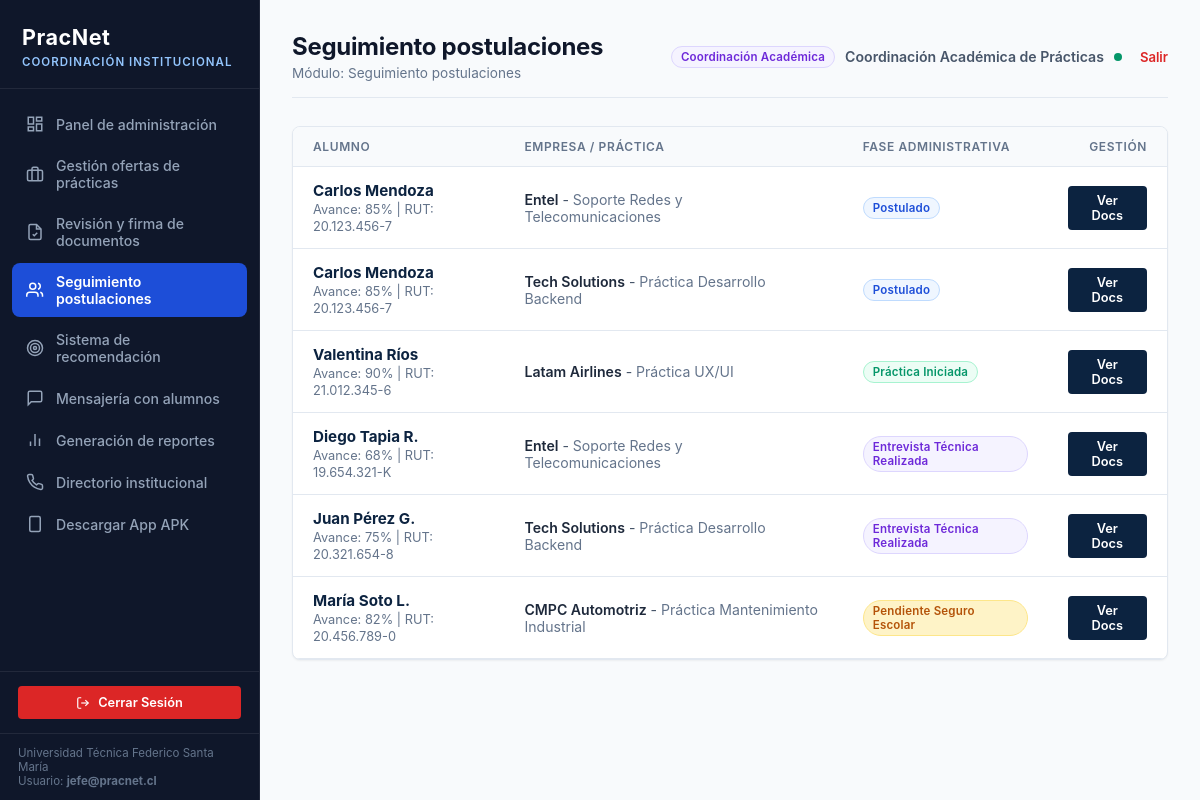
The page /admin/postulaciones (signed in) on the database its author committed.
### tables this page shows
CREATE TABLE postulacion (
            id INTEGER PRIMARY KEY AUTOINCREMENT,
            estudiante_id INTEGER NOT NULL REFERENCES estudiante(id) ON DELETE CASCADE,
            oferta_practica_id INTEGER NOT NULL REFERENCES oferta_practica(id) ON DELETE CASCADE,
            estado TEXT DEFAULT 'Postulado',
            fase_administrativa TEXT DEFAULT 'Postulado',
            fecha_postulacion TIMESTAMP DEFAULT CURRENT_TIMESTAMP,
            nota_evaluacion REAL,
            observaciones TEXT,
            UNIQUE(estudiante_id, oferta_practica_id)
        );

CREATE TABLE estudiante (
            id INTEGER PRIMARY KEY AUTOINCREMENT,
            usuario_id INTEGER UNIQUE REFERENCES usuario(id) ON DELETE CASCADE,
            nombre TEXT NOT NULL,
            apellido TEXT,
            rut TEXT UNIQUE NOT NULL,
            correo_institucional TEXT NOT NULL,
            carrera TEXT NOT NULL,
            universidad TEXT DEFAULT 'Universidad Técnica Federico Santa María',
            sede TEXT DEFAULT 'Campus San Joaquín',
            ano_ingreso INTEGER DEFAULT 2022,
            semestre_actual INTEGER DEFAULT 8,
            avance_malla INTEGER DEFAULT 75,
            creditos_totales INTEGER DEFAULT 180,
            es_primera_practica INTEGER DEFAULT 1,
            habilidades TEXT,
            ubicacion TEXT DEFAULT 'Santiago, Chile',
            telefono TEXT DEFAULT '+56 9 1234 5678'
        );

CREATE TABLE empresa (
            id INTEGER PRIMARY KEY AUTOINCREMENT,
            usuario_id INTEGER REFERENCES usuario(id) ON DELETE SET NULL,
            nombre TEXT NOT NULL,
            area TEXT NOT NULL,
            direccion TEXT,
            correo_contacto TEXT,
            rut TEXT UNIQUE,
            convenio_vigente INTEGER DEFAULT 1,
            tasa_retencion INTEGER DEFAULT 35
        );

CREATE TABLE oferta_practica (
            id INTEGER PRIMARY KEY AUTOINCREMENT,
            empresa_id INTEGER NOT NULL REFERENCES empresa(id) ON DELETE CASCADE,
            titulo TEXT NOT NULL,
            descripcion TEXT NOT NULL,
            requisito_academico TEXT DEFAULT 'Min. 70% Malla',
            min_avance_malla INTEGER DEFAULT 65,
            duracion_horas INTEGER DEFAULT 360,
            duracion_meses INTEGER DEFAULT 3,
            modalidad TEXT DEFAULT 'Híbrido' CHECK(modalidad IN ('Híbrido', 'Remoto', 'Presencial')),
            remunerada INTEGER DEFAULT 1,
            monto_remuneracion TEXT DEFAULT '$250.000',
            cupos INTEGER DEFAULT 2,
            habilidades_requeridas TEXT,
            ubicacion TEXT DEFAULT 'Santiago',
            area TEXT DEFAULT 'Tecnología',
            estado TEXT DEFAULT 'Activa' CHECK(estado IN ('Activa', 'Borrador', 'Cerrada')),
            fecha_publicacion TIMESTAMP DEFAULT CURRENT_TIMESTAMP
        , token_acceso TEXT);

### app/routes_admin.py (the view)
@admin_bp.route('/postulaciones')
def postulaciones():
    with get_db() as conn:
        cursor = conn.cursor()
        cursor.execute("""
            SELECT p.*,
                   e.nombre as est_nombre, e.apellido as est_apellido, e.avance_malla, e.carrera, e.rut as est_rut,
                   o.titulo as oferta_titulo, o.duracion_horas,
                   emp.nombre as empresa_nombre
            FROM postulacion p
            JOIN estudiante e ON p.estudiante_id = e.id
            JOIN oferta_practica o ON p.oferta_practica_id = o.id
            JOIN empresa emp ON o.empresa_id = emp.id
            ORDER BY p.id DESC
        """)
        postulaciones_lista = cursor.fetchall()
        cursor.execute("SELECT * FROM documento_practica ORDER BY fecha_subida DESC")
        documentos = cursor.fetchall()
    return render_template('admin/postulaciones.html', postulaciones=postulaciones_lista, documentos=documentos)

### app/__init__.py (called while the page is built)
def create_app():
    app = Flask(__name__)
    app.config.from_object(Config)
    os.makedirs(app.config['UPLOAD_FOLDER'], exist_ok=True)
    init_db()
    from app.auth import auth_bp
    from app.routes_admin import admin_bp
    from app.routes_student import student_bp
    from app.routes_empresa import empresa_bp
    app.register_blueprint(auth_bp)
    app.register_blueprint(admin_bp)
    app.register_blueprint(student_bp)
    app.register_blueprint(empresa_bp)
    @app.route('/')
    def index():
        return redirect(url_for('auth.login'))
    @app.errorhandler(404)
    def page_not_found(e):
        return render_template('404.html'), 404
    @app.errorhandler(500)
    def internal_server_error(e):
        return render_template('500.html'), 500
    @app.after_request
    def apply_security_headers(response):
        return add_security_headers(response)
    return app

### app/database.py (called while the page is built)
def get_db_connection():
    conn = sqlite3.connect(Config.DATABASE_PATH)
    conn.row_factory = sqlite3.Row
    conn.execute("PRAGMA foreign_keys = ON;")
    return conn

@contextmanager
def get_db():
    conn = get_db_connection()
    try:
        yield conn
        conn.commit()
    except Exception as e:
        conn.rollback()
        raise e
    finally:
        conn.close()

### app/routes_admin.py (called while the page is built)
@admin_bp.before_request
@role_required(['admin', 'jefe_carrera'])
def restrict_admin():
    pass

### app/security.py (called while the page is built)
def role_required(allowed_roles):
    def decorator(f):
        @wraps(f)
        def decorated_function(*args, **kwargs):
            if 'user_id' not in session:
                flash('Por favor inicia sesión.', 'warning')
                return redirect(url_for('auth.login'))
            if session.get('rol') not in allowed_roles:
                flash('No tienes permisos suficientes para acceder a este módulo.', 'danger')
                return redirect(url_for('auth.unauthorized'))
            return f(*args, **kwargs)
        return decorated_function
    return decorator

def add_security_headers(response):
    response.headers['X-Content-Type-Options'] = 'nosniff'
    response.headers['X-Frame-Options'] = 'SAMEORIGIN'
    response.headers['X-XSS-Protection'] = '1; mode=block'
    response.headers['Referrer-Policy'] = 'strict-origin-when-cross-origin'
    return response

### app/templates/admin/postulaciones.html (shortened to what this page needs)
{% extends 'base.html' %}
{% block admin_title %}
<h1>Seguimiento postulaciones</h1>
<p>Módulo: Seguimiento postulaciones</p>
{% endblock %}
{% block content %}
<div class="table-card">
  <table class="data-table">
    <thead>
      <tr>
        <th>ALUMNO</th>
        <th>EMPRESA / PRÁCTICA</th>
        <th>FASE ADMINISTRATIVA</th>
        <th style="text-align: right;">GESTIÓN</th>
      </tr>
    </thead>
    <tbody>
      {% for p in postulaciones %}
      <tr>
        <td>
          <strong style="color: var(--primary-navy); font-size: 0.95rem;">{{ p.est_nombre }} {{ p.est_apellido }}</strong><br>
          <span style="color: var(--text-muted); font-size: 0.8rem;">Avance: {{ p.avance_malla }}% | RUT: {{ p.est_rut }}</span>
        </td>
        <td>
          <span style="font-weight: 600; color: #1e293b;">{{ p.empresa_nombre }}</span> -
          <span style="color: #64748b;">{{ p.oferta_titulo }}</span>
        </td>
        <td>
          {% if p.fase_administrativa == 'Pendiente Seguro Escolar' %}
            <span class="badge badge-warning">{{ p.fase_administrativa }}</span>
          {% elif p.fase_administrativa == 'Carta Presentación Emitida' %}
            <span class="badge badge-info">{{ p.fase_administrativa }}</span>
          {% elif p.fase_administrativa == 'Entrevista Técnica Realizada' %}
            <span class="badge badge-purple">{{ p.fase_administrativa }}</span>
          {% elif p.fase_administrativa == 'Práctica Iniciada' %}
            <span class="badge badge-success">{{ p.fase_administrativa }}</span>
          {% else %}
            <span class="badge badge-info">{{ p.fase_administrativa }}</span>
          {% endif %}
        </td>
        <td style="text-align: right;">
          <button onclick="abrirGestionPostulacion('{{ p.id }}', '{{ p.est_nombre }} {{ p.est_apellido }}', '{{ p.fase_administrativa }}', '{{ p.estado }}')" class="btn btn-primary" style="padding: 6px 14px; font-size: 0.8rem; background-color: var(--primary-navy);">
            Ver Docs
          </button>
        </td>
      </tr>
      {% endfor %}
    </tbody>
  </table>
</div>
{% endblock %}

### app/static/css/pracnet.css (style rules this page uses)
:root { --primary-navy: #0c2340; --primary-slate: #0f172a; --primary-surface: #1e293b; --accent-blue: #1d4ed8; --accent-blue-light: #eff6ff; --accent-gold: #b45309; --accent-gold-light: #fef3c7; --success-green: #059669; --success-light: #ecfdf5; --warning-amber: #d97706; --danger-red: #dc2626; --danger-light: #fef2f2; --bg-page: #f8fafc; --card-bg: #ffffff; --text-primary: #0f172a; --text-secondary: #475569; --text-muted: #64748b; --border-subtle: #e2e8f0; --border-strong: #cbd5e1; --sidebar-width: 260px; --radius-sm: 4px; --radius-md: 8px; --radius-lg: 12px; --shadow-sm: 0 1px 2px 0 rgb(0 0 0 / 0.05); --shadow-md: 0 4px 6px -1px rgb(0 0 0 / 0.07), 0 2px 4px -2px rgb(0 0 0 / 0.07); --shadow-lg: 0 10px 15px -3px rgb(0 0 0 / 0.08), 0 4px 6px -4px rgb(0 0 0 / 0.04); }
* { box-sizing: border-box; margin: 0; padding: 0; font-family: -apple-system, BlinkMacSystemFont, "Segoe UI", Roboto, "Helvetica Neue", Arial, sans-serif; }
body { background-color: var(--bg-page); color: var(--text-primary); min-height: 100vh; display: flex; flex-direction: column; -webkit-font-smoothing: antialiased; }
.content-header h1 { font-size: 1.5rem; font-weight: 700; color: var(--text-primary); letter-spacing: -0.3px; }
.content-header p { font-size: 0.85rem; color: var(--text-muted); margin-top: 4px; }
.table-card { background: var(--card-bg); border-radius: var(--radius-md); border: 1px solid var(--border-subtle); box-shadow: var(--shadow-sm); overflow: hidden; margin-bottom: 28px; }
.data-table { width: 100%; border-collapse: collapse; }
.data-table th { background-color: #f8fafc; color: var(--text-muted); font-size: 0.75rem; font-weight: 600; text-transform: uppercase; letter-spacing: 0.6px; text-align: left; padding: 12px 20px; border-bottom: 1px solid var(--border-subtle); }
.data-table td { padding: 14px 20px; border-bottom: 1px solid var(--border-subtle); font-size: 0.88rem; color: var(--text-secondary); }
.badge { display: inline-flex; align-items: center; gap: 4px; padding: 3px 9px; border-radius: 9999px; font-size: 0.72rem; font-weight: 600; letter-spacing: 0.2px; }
.badge-success { background: var(--success-light); color: var(--success-green); border: 1px solid #a7f3d0; }
.badge-warning { background: var(--accent-gold-light); color: var(--accent-gold); border: 1px solid #fde68a; }
.badge-info { background: var(--accent-blue-light); color: var(--accent-blue); border: 1px solid #bfdbfe; }
.badge-purple { background: #f5f3ff; color: #6d28d9; border: 1px solid #ddd6fe; }
.btn { display: inline-flex; align-items: center; justify-content: center; gap: 8px; font-weight: 600; padding: 8px 16px; border-radius: var(--radius-sm); border: 1px solid transparent; cursor: pointer; text-decoration: none; font-size: 0.88rem; transition: all 0.15s ease-in-out; }
.btn-primary { background-color: var(--primary-navy); color: #ffffff; }

### rows shown on the page
postulacion: est_nombre "Carlos", est_apellido "Mendoza", avance_malla "85", est_rut "20.123.456-7", empresa_nombre "Entel", oferta_titulo "Soporte Redes y Telecomunicaciones", fase_administrativa "Postulado"
postulacion: est_nombre "Carlos", est_apellido "Mendoza", avance_malla "85", est_rut "20.123.456-7", empresa_nombre "Tech Solutions", oferta_titulo "Práctica Desarrollo Backend", fase_administrativa "Postulado"
postulacion: est_nombre "Valentina", est_apellido "Ríos", avance_malla "90", est_rut "21.012.345-6", empresa_nombre "Latam Airlines", oferta_titulo "Práctica UX/UI", fase_administrativa "Práctica Iniciada"
postulacion: est_nombre "Diego", est_apellido "Tapia R.", avance_malla "68", est_rut "19.654.321-K", empresa_nombre "Entel", oferta_titulo "Soporte Redes y Telecomunicaciones", fase_administrativa "Entrevista Técnica Realizada"
postulacion: est_nombre "Juan", est_apellido "Pérez G.", avance_malla "75", est_rut "20.321.654-8", empresa_nombre "Tech Solutions", oferta_titulo "Práctica Desarrollo Backend", fase_administrativa "Entrevista Técnica Realizada"
postulacion: est_nombre "María", est_apellido "Soto L.", avance_malla "82", est_rut "20.456.789-0", empresa_nombre "CMPC Automotriz", oferta_titulo "Práctica Mantenimiento Industrial", fase_administrativa "Pendiente Seguro Escolar"

### other values the page prints
{{ session.get('email') }} "jefe@pracnet.cl"
{{ session.get('nombre') }} "Coordinación Académica de Prácticas"
